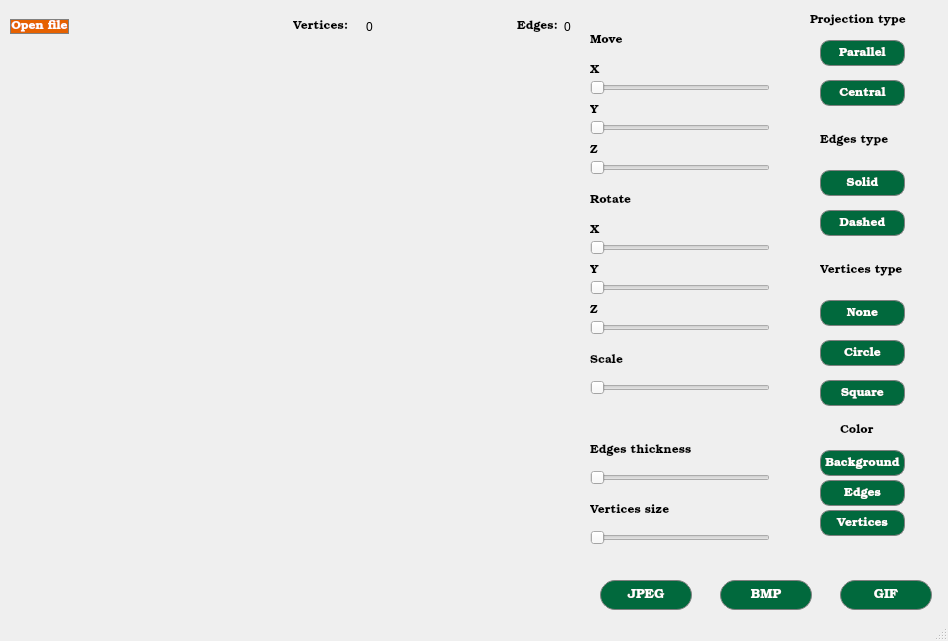
<?xml version="1.0" encoding="UTF-8"?>
<ui version="4.0">
 <class>MainWindow</class>
 <widget class="QMainWindow" name="MainWindow">
  <property name="geometry">
   <rect>
    <x>0</x>
    <y>0</y>
    <width>948</width>
    <height>641</height>
   </rect>
  </property>
  <property name="windowTitle">
   <string>3D_Viewer</string>
  </property>
  <property name="toolTipDuration">
   <number>-1</number>
  </property>
  <property name="styleSheet">
   <string notr="true">background: QLinearGradient(x0:1, y0: 1, 
                            x0:2,  y2:1, 
                            stop: 0   rgba(255, 221, 190, 255), 
                            stop: 0.3 rgba(255, 221, 170, 200), 
                            stop: 1   rgba(255, 221, 140, 180));</string>
  </property>
  <widget class="QWidget" name="centralwidget">
   <widget class="QWidget" name="layoutWidget">
    <property name="geometry">
     <rect>
      <x>10</x>
      <y>10</y>
      <width>561</width>
      <height>33</height>
     </rect>
    </property>
    <layout class="QHBoxLayout" name="horizontalLayout_3">
     <item>
      <layout class="QHBoxLayout" name="fileInfoTop">
       <item>
        <widget class="QPushButton" name="fileDialogButton">
         <property name="font">
          <font>
           <family>URW Bookman</family>
          </font>
         </property>
         <property name="styleSheet">
          <string notr="true">QPushButton {
background-color: rgb(230, 97, 0);
color: white; 
border: 1px solid gray;
}
QPushButton:pressed {
background-color: rgb(165, 29, 45);
}</string>
         </property>
         <property name="text">
          <string>Open file</string>
         </property>
        </widget>
       </item>
       <item>
        <spacer name="horizontalSpacer">
         <property name="orientation">
          <enum>Qt::Horizontal</enum>
         </property>
         <property name="sizeHint" stdset="0">
          <size>
           <width>40</width>
           <height>20</height>
          </size>
         </property>
        </spacer>
       </item>
       <item>
        <widget class="QLabel" name="fileNameLabel">
         <property name="text">
          <string/>
         </property>
        </widget>
       </item>
      </layout>
     </item>
     <item>
      <spacer name="horizontalSpacer_2">
       <property name="orientation">
        <enum>Qt::Horizontal</enum>
       </property>
       <property name="sizeHint" stdset="0">
        <size>
         <width>58</width>
         <height>20</height>
        </size>
       </property>
      </spacer>
     </item>
     <item>
      <widget class="QLabel" name="vLable">
       <property name="minimumSize">
        <size>
         <width>67</width>
         <height>0</height>
        </size>
       </property>
       <property name="font">
        <font>
         <family>URW Bookman</family>
        </font>
       </property>
       <property name="styleSheet">
        <string notr="true">color: rgb(0, 0, 0)</string>
       </property>
       <property name="text">
        <string>Vertices:</string>
       </property>
      </widget>
     </item>
     <item>
      <widget class="QLabel" name="vertices_count">
       <property name="text">
        <string>0</string>
       </property>
      </widget>
     </item>
     <item>
      <layout class="QHBoxLayout" name="horizontalLayout_2"/>
     </item>
     <item>
      <spacer name="horizontalSpacer_3">
       <property name="orientation">
        <enum>Qt::Horizontal</enum>
       </property>
       <property name="sizeHint" stdset="0">
        <size>
         <width>58</width>
         <height>20</height>
        </size>
       </property>
      </spacer>
     </item>
     <item>
      <layout class="QHBoxLayout" name="horizontalLayout">
       <item>
        <widget class="QLabel" name="eLabel">
         <property name="font">
          <font>
           <family>URW Bookman</family>
          </font>
         </property>
         <property name="styleSheet">
          <string notr="true">color: rgb(0, 0, 0)</string>
         </property>
         <property name="text">
          <string>Edges:</string>
         </property>
        </widget>
       </item>
       <item>
        <widget class="QLabel" name="edges_count">
         <property name="text">
          <string>0</string>
         </property>
        </widget>
       </item>
      </layout>
     </item>
    </layout>
   </widget>
   <widget class="QWidget" name="verticalLayoutWidget">
    <property name="geometry">
     <rect>
      <x>10</x>
      <y>50</y>
      <width>561</width>
      <height>551</height>
     </rect>
    </property>
    <layout class="QVBoxLayout" name="openGLlayout"/>
   </widget>
   <widget class="QPushButton" name="none_button">
    <property name="geometry">
     <rect>
      <x>820</x>
      <y>300</y>
      <width>85</width>
      <height>26</height>
     </rect>
    </property>
    <property name="font">
     <font>
      <family>URW Bookman</family>
     </font>
    </property>
    <property name="styleSheet">
     <string notr="true">QPushButton {
background-color:rgb(1, 105, 61);
color: white; 
border: 1px solid gray;
border-radius: 10px;
}
QPushButton:pressed {
background-color: rgb(38, 162, 105);
}</string>
    </property>
    <property name="text">
     <string>None</string>
    </property>
   </widget>
   <widget class="QPushButton" name="circle_button">
    <property name="geometry">
     <rect>
      <x>820</x>
      <y>340</y>
      <width>85</width>
      <height>26</height>
     </rect>
    </property>
    <property name="font">
     <font>
      <family>URW Bookman</family>
     </font>
    </property>
    <property name="styleSheet">
     <string notr="true">QPushButton {
background-color:rgb(1, 105, 61);
color: white; 
border: 1px solid gray;
border-radius: 10px;
}
QPushButton:pressed {
background-color: rgb(38, 162, 105);
}</string>
    </property>
    <property name="text">
     <string>Circle</string>
    </property>
   </widget>
   <widget class="QPushButton" name="square_button">
    <property name="geometry">
     <rect>
      <x>820</x>
      <y>380</y>
      <width>85</width>
      <height>26</height>
     </rect>
    </property>
    <property name="font">
     <font>
      <family>URW Bookman</family>
     </font>
    </property>
    <property name="styleSheet">
     <string notr="true">QPushButton{
background-color:rgb(1, 105, 61);
color: white; 
border: 1px solid gray;
border-radius: 10px;
}
QPushButton:pressed {
background-color: rgb(38, 162, 105);
}</string>
    </property>
    <property name="text">
     <string>Square</string>
    </property>
   </widget>
   <widget class="QLabel" name="label">
    <property name="geometry">
     <rect>
      <x>820</x>
      <y>260</y>
      <width>90</width>
      <height>21</height>
     </rect>
    </property>
    <property name="font">
     <font>
      <family>URW Bookman</family>
      <italic>false</italic>
     </font>
    </property>
    <property name="styleSheet">
     <string notr="true">color: rgb(0, 0, 0)</string>
    </property>
    <property name="text">
     <string>Vertices type</string>
    </property>
   </widget>
   <widget class="QPushButton" name="parallel_button">
    <property name="geometry">
     <rect>
      <x>820</x>
      <y>40</y>
      <width>85</width>
      <height>26</height>
     </rect>
    </property>
    <property name="font">
     <font>
      <family>URW Bookman</family>
     </font>
    </property>
    <property name="styleSheet">
     <string notr="true">QPushButton{
background-color:rgb(1, 105, 61);
color: white; 
border: 1px solid gray;
border-radius: 10px;
}
QPushButton:pressed {
background-color: rgb(38, 162, 105);
}</string>
    </property>
    <property name="text">
     <string>Parallel</string>
    </property>
   </widget>
   <widget class="QPushButton" name="central_button">
    <property name="geometry">
     <rect>
      <x>820</x>
      <y>80</y>
      <width>85</width>
      <height>26</height>
     </rect>
    </property>
    <property name="font">
     <font>
      <family>URW Bookman</family>
     </font>
    </property>
    <property name="styleSheet">
     <string notr="true">QPushButton{
background-color:rgb(1, 105, 61);
color: white; 
border: 1px solid gray;
border-radius: 10px;
}
QPushButton:pressed {
background-color: rgb(38, 162, 105);
}</string>
    </property>
    <property name="text">
     <string>Central</string>
    </property>
   </widget>
   <widget class="QLabel" name="label_2">
    <property name="geometry">
     <rect>
      <x>810</x>
      <y>10</y>
      <width>111</width>
      <height>21</height>
     </rect>
    </property>
    <property name="font">
     <font>
      <family>URW Bookman</family>
      <italic>false</italic>
     </font>
    </property>
    <property name="styleSheet">
     <string notr="true">color:rgb(0, 0, 0)</string>
    </property>
    <property name="text">
     <string>Projection type</string>
    </property>
   </widget>
   <widget class="QSlider" name="slider_move_y">
    <property name="geometry">
     <rect>
      <x>590</x>
      <y>120</y>
      <width>180</width>
      <height>15</height>
     </rect>
    </property>
    <property name="maximum">
     <number>255</number>
    </property>
    <property name="orientation">
     <enum>Qt::Horizontal</enum>
    </property>
   </widget>
   <widget class="QSlider" name="slider_move_z">
    <property name="geometry">
     <rect>
      <x>590</x>
      <y>160</y>
      <width>180</width>
      <height>15</height>
     </rect>
    </property>
    <property name="maximum">
     <number>255</number>
    </property>
    <property name="pageStep">
     <number>1</number>
    </property>
    <property name="orientation">
     <enum>Qt::Horizontal</enum>
    </property>
   </widget>
   <widget class="QSlider" name="slider_move_x">
    <property name="geometry">
     <rect>
      <x>590</x>
      <y>80</y>
      <width>180</width>
      <height>15</height>
     </rect>
    </property>
    <property name="maximum">
     <number>255</number>
    </property>
    <property name="singleStep">
     <number>1</number>
    </property>
    <property name="pageStep">
     <number>10</number>
    </property>
    <property name="orientation">
     <enum>Qt::Horizontal</enum>
    </property>
   </widget>
   <widget class="QSlider" name="slider_scale">
    <property name="geometry">
     <rect>
      <x>590</x>
      <y>380</y>
      <width>180</width>
      <height>15</height>
     </rect>
    </property>
    <property name="minimum">
     <number>1</number>
    </property>
    <property name="maximum">
     <number>100</number>
    </property>
    <property name="pageStep">
     <number>1</number>
    </property>
    <property name="tracking">
     <bool>true</bool>
    </property>
    <property name="orientation">
     <enum>Qt::Horizontal</enum>
    </property>
   </widget>
   <widget class="QLabel" name="label_3">
    <property name="geometry">
     <rect>
      <x>590</x>
      <y>350</y>
      <width>41</width>
      <height>21</height>
     </rect>
    </property>
    <property name="font">
     <font>
      <family>URW Bookman</family>
      <weight>50</weight>
      <italic>false</italic>
      <bold>false</bold>
     </font>
    </property>
    <property name="styleSheet">
     <string notr="true">color: rgb(0, 0, 0)
</string>
    </property>
    <property name="text">
     <string>Scale</string>
    </property>
   </widget>
   <widget class="QLabel" name="label_4">
    <property name="geometry">
     <rect>
      <x>590</x>
      <y>30</y>
      <width>41</width>
      <height>21</height>
     </rect>
    </property>
    <property name="font">
     <font>
      <family>URW Bookman</family>
      <italic>false</italic>
     </font>
    </property>
    <property name="styleSheet">
     <string notr="true">color: rgb(0, 0, 0)</string>
    </property>
    <property name="text">
     <string>Move</string>
    </property>
   </widget>
   <widget class="QPushButton" name="gif_button">
    <property name="geometry">
     <rect>
      <x>840</x>
      <y>580</y>
      <width>92</width>
      <height>30</height>
     </rect>
    </property>
    <property name="font">
     <font>
      <family>URW Bookman</family>
      <pointsize>10</pointsize>
     </font>
    </property>
    <property name="styleSheet">
     <string notr="true">QPushButton {
	background-color:rgb(1, 105, 61);
	color: white; 
	border: 1px solid gray;
	border-radius: 15px;
}

QPushButton:pressed {
background-color: rgb(38, 162, 105);
}</string>
    </property>
    <property name="text">
     <string>GIF</string>
    </property>
   </widget>
   <widget class="QLabel" name="label_5">
    <property name="geometry">
     <rect>
      <x>590</x>
      <y>60</y>
      <width>16</width>
      <height>21</height>
     </rect>
    </property>
    <property name="font">
     <font>
      <family>URW Bookman</family>
      <italic>false</italic>
     </font>
    </property>
    <property name="styleSheet">
     <string notr="true">color: rgb(0, 0, 0)</string>
    </property>
    <property name="text">
     <string>X</string>
    </property>
   </widget>
   <widget class="QLabel" name="label_6">
    <property name="geometry">
     <rect>
      <x>590</x>
      <y>100</y>
      <width>16</width>
      <height>21</height>
     </rect>
    </property>
    <property name="font">
     <font>
      <family>URW Bookman</family>
      <italic>false</italic>
     </font>
    </property>
    <property name="styleSheet">
     <string notr="true">color: rgb(0, 0, 0)</string>
    </property>
    <property name="text">
     <string>Y</string>
    </property>
   </widget>
   <widget class="QLabel" name="label_7">
    <property name="geometry">
     <rect>
      <x>590</x>
      <y>140</y>
      <width>16</width>
      <height>21</height>
     </rect>
    </property>
    <property name="font">
     <font>
      <family>URW Bookman</family>
      <italic>false</italic>
     </font>
    </property>
    <property name="styleSheet">
     <string notr="true">color: rgb(0, 0, 0)</string>
    </property>
    <property name="text">
     <string>Z</string>
    </property>
   </widget>
   <widget class="QLabel" name="label_8">
    <property name="geometry">
     <rect>
      <x>590</x>
      <y>190</y>
      <width>51</width>
      <height>21</height>
     </rect>
    </property>
    <property name="font">
     <font>
      <family>URW Bookman</family>
      <italic>false</italic>
     </font>
    </property>
    <property name="styleSheet">
     <string notr="true">color: rgb(0, 0, 0)</string>
    </property>
    <property name="text">
     <string>Rotate</string>
    </property>
   </widget>
   <widget class="QSlider" name="slider_rotate_x">
    <property name="geometry">
     <rect>
      <x>590</x>
      <y>240</y>
      <width>180</width>
      <height>15</height>
     </rect>
    </property>
    <property name="maximum">
     <number>255</number>
    </property>
    <property name="singleStep">
     <number>1</number>
    </property>
    <property name="pageStep">
     <number>10</number>
    </property>
    <property name="orientation">
     <enum>Qt::Horizontal</enum>
    </property>
   </widget>
   <widget class="QSlider" name="slider_rotate_y">
    <property name="geometry">
     <rect>
      <x>590</x>
      <y>280</y>
      <width>180</width>
      <height>15</height>
     </rect>
    </property>
    <property name="maximum">
     <number>255</number>
    </property>
    <property name="singleStep">
     <number>1</number>
    </property>
    <property name="pageStep">
     <number>10</number>
    </property>
    <property name="orientation">
     <enum>Qt::Horizontal</enum>
    </property>
   </widget>
   <widget class="QSlider" name="slider_rotate_z">
    <property name="geometry">
     <rect>
      <x>590</x>
      <y>320</y>
      <width>180</width>
      <height>15</height>
     </rect>
    </property>
    <property name="maximum">
     <number>255</number>
    </property>
    <property name="singleStep">
     <number>1</number>
    </property>
    <property name="pageStep">
     <number>10</number>
    </property>
    <property name="orientation">
     <enum>Qt::Horizontal</enum>
    </property>
   </widget>
   <widget class="QLabel" name="label_9">
    <property name="geometry">
     <rect>
      <x>590</x>
      <y>220</y>
      <width>16</width>
      <height>21</height>
     </rect>
    </property>
    <property name="font">
     <font>
      <family>URW Bookman</family>
      <italic>false</italic>
     </font>
    </property>
    <property name="styleSheet">
     <string notr="true">color: rgb(0, 0, 0)</string>
    </property>
    <property name="text">
     <string>X</string>
    </property>
   </widget>
   <widget class="QLabel" name="label_10">
    <property name="geometry">
     <rect>
      <x>590</x>
      <y>260</y>
      <width>16</width>
      <height>21</height>
     </rect>
    </property>
    <property name="font">
     <font>
      <family>URW Bookman</family>
      <italic>false</italic>
     </font>
    </property>
    <property name="styleSheet">
     <string notr="true">color: rgb(0, 0, 0)</string>
    </property>
    <property name="text">
     <string>Y</string>
    </property>
   </widget>
   <widget class="QLabel" name="label_11">
    <property name="geometry">
     <rect>
      <x>590</x>
      <y>300</y>
      <width>16</width>
      <height>21</height>
     </rect>
    </property>
    <property name="font">
     <font>
      <family>URW Bookman</family>
      <italic>false</italic>
     </font>
    </property>
    <property name="styleSheet">
     <string notr="true">color: rgb(0, 0, 0)</string>
    </property>
    <property name="text">
     <string>Z</string>
    </property>
   </widget>
   <widget class="QLabel" name="filename_label">
    <property name="geometry">
     <rect>
      <x>10</x>
      <y>600</y>
      <width>561</width>
      <height>18</height>
     </rect>
    </property>
    <property name="text">
     <string/>
    </property>
   </widget>
   <widget class="QPushButton" name="background_color">
    <property name="geometry">
     <rect>
      <x>820</x>
      <y>450</y>
      <width>85</width>
      <height>26</height>
     </rect>
    </property>
    <property name="font">
     <font>
      <family>URW Bookman</family>
     </font>
    </property>
    <property name="styleSheet">
     <string notr="true">QPushButton{
background-color:rgb(1, 105, 61);
color: white; 
border: 1px solid gray;
border-radius: 10px;
}
QPushButton:pressed {
background-color: rgb(38, 162, 105);
}</string>
    </property>
    <property name="text">
     <string>Background</string>
    </property>
   </widget>
   <widget class="QPushButton" name="bmp_button">
    <property name="geometry">
     <rect>
      <x>720</x>
      <y>580</y>
      <width>92</width>
      <height>30</height>
     </rect>
    </property>
    <property name="font">
     <font>
      <family>URW Bookman</family>
      <pointsize>10</pointsize>
     </font>
    </property>
    <property name="styleSheet">
     <string notr="true">QPushButton {
	background-color:rgb(1, 105, 61);
	color: white; 
	border: 1px solid gray;
	border-radius: 15px;
}

QPushButton:pressed {
background-color: rgb(38, 162, 105);
}</string>
    </property>
    <property name="text">
     <string>BMP</string>
    </property>
   </widget>
   <widget class="QPushButton" name="jpeg_button">
    <property name="geometry">
     <rect>
      <x>600</x>
      <y>580</y>
      <width>92</width>
      <height>30</height>
     </rect>
    </property>
    <property name="font">
     <font>
      <family>URW Bookman</family>
      <pointsize>10</pointsize>
     </font>
    </property>
    <property name="styleSheet">
     <string notr="true">QPushButton {
	background-color:rgb(1, 105, 61);
	color: white; 
	border: 1px solid gray;
	border-radius: 15px;
}

QPushButton:pressed {
background-color: rgb(38, 162, 105);
}</string>
    </property>
    <property name="text">
     <string>JPEG</string>
    </property>
   </widget>
   <widget class="QLabel" name="label_12">
    <property name="geometry">
     <rect>
      <x>820</x>
      <y>130</y>
      <width>81</width>
      <height>21</height>
     </rect>
    </property>
    <property name="font">
     <font>
      <family>URW Bookman</family>
      <italic>false</italic>
     </font>
    </property>
    <property name="styleSheet">
     <string notr="true">color: rgb(0, 0, 0)</string>
    </property>
    <property name="text">
     <string>Edges type</string>
    </property>
   </widget>
   <widget class="QPushButton" name="solid_button">
    <property name="geometry">
     <rect>
      <x>820</x>
      <y>170</y>
      <width>85</width>
      <height>26</height>
     </rect>
    </property>
    <property name="font">
     <font>
      <family>URW Bookman</family>
     </font>
    </property>
    <property name="styleSheet">
     <string notr="true">QPushButton {
background-color:rgb(1, 105, 61);
color: white; 
border: 1px solid gray;
border-radius: 10px;
}
QPushButton:pressed {
background-color: rgb(38, 162, 105);
}</string>
    </property>
    <property name="text">
     <string>Solid</string>
    </property>
   </widget>
   <widget class="QPushButton" name="dashed_button">
    <property name="geometry">
     <rect>
      <x>820</x>
      <y>210</y>
      <width>85</width>
      <height>26</height>
     </rect>
    </property>
    <property name="font">
     <font>
      <family>URW Bookman</family>
     </font>
    </property>
    <property name="styleSheet">
     <string notr="true">QPushButton {
background-color:rgb(1, 105, 61);
color: white; 
border: 1px solid gray;
border-radius: 10px;
}
QPushButton:pressed {
background-color: rgb(38, 162, 105);
}</string>
    </property>
    <property name="text">
     <string>Dashed</string>
    </property>
   </widget>
   <widget class="QLabel" name="label_13">
    <property name="geometry">
     <rect>
      <x>840</x>
      <y>420</y>
      <width>41</width>
      <height>21</height>
     </rect>
    </property>
    <property name="font">
     <font>
      <family>URW Bookman</family>
      <italic>false</italic>
     </font>
    </property>
    <property name="styleSheet">
     <string notr="true">color: rgb(0, 0, 0)</string>
    </property>
    <property name="text">
     <string>Color</string>
    </property>
   </widget>
   <widget class="QPushButton" name="edges_button">
    <property name="geometry">
     <rect>
      <x>820</x>
      <y>480</y>
      <width>85</width>
      <height>26</height>
     </rect>
    </property>
    <property name="font">
     <font>
      <family>URW Bookman</family>
     </font>
    </property>
    <property name="styleSheet">
     <string notr="true">QPushButton{
background-color:rgb(1, 105, 61);
color: white; 
border: 1px solid gray;
border-radius: 10px;
}
QPushButton:pressed {
background-color: rgb(38, 162, 105);
}</string>
    </property>
    <property name="text">
     <string>Edges</string>
    </property>
   </widget>
   <widget class="QPushButton" name="vertices_button">
    <property name="geometry">
     <rect>
      <x>820</x>
      <y>510</y>
      <width>85</width>
      <height>26</height>
     </rect>
    </property>
    <property name="font">
     <font>
      <family>URW Bookman</family>
     </font>
    </property>
    <property name="styleSheet">
     <string notr="true">QPushButton{
background-color:rgb(1, 105, 61);
color: white; 
border: 1px solid gray;
border-radius: 10px;
}
QPushButton:pressed {
background-color: rgb(38, 162, 105);
}</string>
    </property>
    <property name="text">
     <string>Vertices</string>
    </property>
   </widget>
   <widget class="QSlider" name="slider_vertices">
    <property name="geometry">
     <rect>
      <x>590</x>
      <y>530</y>
      <width>180</width>
      <height>15</height>
     </rect>
    </property>
    <property name="minimum">
     <number>1</number>
    </property>
    <property name="maximum">
     <number>100</number>
    </property>
    <property name="pageStep">
     <number>1</number>
    </property>
    <property name="tracking">
     <bool>true</bool>
    </property>
    <property name="orientation">
     <enum>Qt::Horizontal</enum>
    </property>
   </widget>
   <widget class="QSlider" name="slider_edges">
    <property name="geometry">
     <rect>
      <x>590</x>
      <y>470</y>
      <width>180</width>
      <height>15</height>
     </rect>
    </property>
    <property name="minimum">
     <number>1</number>
    </property>
    <property name="maximum">
     <number>100</number>
    </property>
    <property name="pageStep">
     <number>1</number>
    </property>
    <property name="tracking">
     <bool>true</bool>
    </property>
    <property name="orientation">
     <enum>Qt::Horizontal</enum>
    </property>
   </widget>
   <widget class="QLabel" name="label_14">
    <property name="geometry">
     <rect>
      <x>590</x>
      <y>440</y>
      <width>111</width>
      <height>21</height>
     </rect>
    </property>
    <property name="font">
     <font>
      <family>URW Bookman</family>
      <weight>50</weight>
      <italic>false</italic>
      <bold>false</bold>
     </font>
    </property>
    <property name="styleSheet">
     <string notr="true">color: rgb(0, 0, 0)
</string>
    </property>
    <property name="text">
     <string>Edges thickness</string>
    </property>
   </widget>
   <widget class="QLabel" name="label_15">
    <property name="geometry">
     <rect>
      <x>590</x>
      <y>500</y>
      <width>91</width>
      <height>21</height>
     </rect>
    </property>
    <property name="font">
     <font>
      <family>URW Bookman</family>
      <weight>50</weight>
      <italic>false</italic>
      <bold>false</bold>
     </font>
    </property>
    <property name="styleSheet">
     <string notr="true">color: rgb(0, 0, 0)
</string>
    </property>
    <property name="text">
     <string>Vertices size</string>
    </property>
   </widget>
  </widget>
  <widget class="QStatusBar" name="statusbar"/>
 </widget>
 <resources/>
 <connections/>
</ui>
